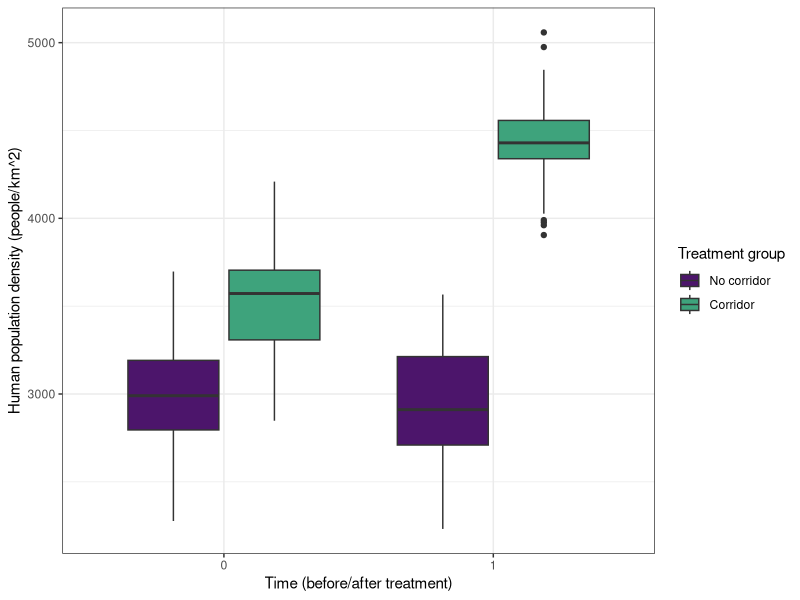

This figure's R source:
### BIOL 597: Difference-in-differences, Part II: Time-varying confounds ########

## Please load the following:
library(marginaleffects) 
library(tidyverse)  
library(broom)  
library(ggeffects) ## new one! Generate predictions from fitted models!

wildlife <- read.csv("wildlife.csv")



##### Part II: Time-varying confounds!

# We discussed in class that, in DiD, the estimation of the treatment effect relies on extrapolating where the treatment group would have been in the “after” timepoint, using the control group’s trajectory. This means we assume that the control and treatment groups would have shared PARALLEL trends if nothing had happened.

## this parallel trend assumption holds, so long as the effect of the time-invariant covariates on the outcome is constant over time.... but time-varying effects/relationships can create confounds in difference-in-differences estimation. Let's consider two scenarios, which will be represented using new versions of our response variable ("collisions.v2" and "collisions.v3")...


## Scenario 1) A variable has a time-varying effect on the outcome  #####
# Even if a variable is constant over time (e.g., elevation, or something like that), its effect on the outcome might vary over time.

# For instance, let's assume that our that the "percent protected areas" variable is essentially time-invariant because there was negligible change in the amount of protected area between 2020 and 2022. Even if this variable is time-invariant, if the effect of protected areas changes between our pre- and post-observations. For instance, let's say there's a drought in 2022, so the ecological impact of the protected area on wildlife populations is reduced (due to altered food quality or something like that), meaning that the linkage between protected habitat and wildlife collisions shifts between 2020 and 2022. This can create a confound that simple DiD will not be able to consider.

## the "Collisions.v2" variable was simulated using a generative model based on the scenario above, in which the effect of protected area proportion changes over time.


# Let's refit the same model as in the last exercise, but with this new version of the response:

wildlife <- wildlife %>%
  mutate(time = ifelse(year==2020, 0, 1))

mod.did.tve <- lm(collisions.v2~ time + corridor + time*corridor, data=wildlife)
summary(mod.did.tve)



## Discuss:
## a) How does the estimation of the "true" treatment effect (-20) change, compared to the version of the response in which all confounds had constant effects over time?
## b) How might you consider this in an analysis?










## The bad news is that this sort of scenario "breaks" DiD for unmeasured variables. However, if we DO have a measurement for the variable with a time-varying effect, including an interaction term between that variable and time will allow us to once again estimate the true treatment effect ###
mod.tve.control <- lm(collisions.v2~time + corridor + 
                        time*corridor + time*protectarea, data=wildlife)
summary(mod.tve.control)





### Scenario 2) Time-varying confounders ######
## Another time-varying scenario that might challenge simple DiD is if the confounders aren't actually time-invariant. Time-varying confounders "break" DiD because, if the rate of change for the variable differs between the treated and untreated groups, the differences between groups are no longer constant across the before and after time points. This means that we can't use the control group to calculate the counterfactual trajectory for the treated sites, if they had been untreated.

## Time-varying confounds are ubiquitous and might include things like weather, or, in our case, human population density. In our example, let's pretend that human populations grew MORE in the areas that had corridors, compared to the areas that did not receive corridors. This scenario is simulated using the "collisions.v3" and "humans.varying" variables.


# Let's visualize the "humans.vary" variable, in which human population density changes over time, AND it changes differently between the treated and untreated groups:

ggplot(wildlife, aes(x = as.factor(time), y = humans.vary, 
                  fill = as.factor(corridor)))+
  geom_boxplot() +
  scale_fill_manual(values=c("#4c156b", "#3ea37c"), 
                    name="Treatment group",
                    labels=c("No corridor", "Corridor"))+
  ylab("Human population density (people/km^2)")+
  xlab("Time (before/after treatment)")+
  theme_bw()



# Let's refit the same model as in the last exercise, but with this new version of the response, which assumes human density varies over time (between 2020 and 2022):
mod.did.vary <- lm(collisions.v3~time + corridor + time*corridor , data=wildlife)
summary(mod.did.vary)



## Discuss:
## a) How does the estimation of the "true" treatment effect (-20) change, compared to the version of the response in which all confounds had constant effects over time?
## b) How might you consider this in an analysis?












## As above, the bad news is that this sort of scenario "breaks" DiD for unmeasured variables. However, if we DO have a measurement for the time-varying variable, we can include it directly into our regression and esimate the true treatmenet effect (even if we don't incorporate the other time-invariant variables)  ###

mod.did.vary.control <- lm(collisions.v3~time + corridor + 
                             time*corridor + humans.vary, data=wildlife)
summary(mod.did.vary.control)
  
